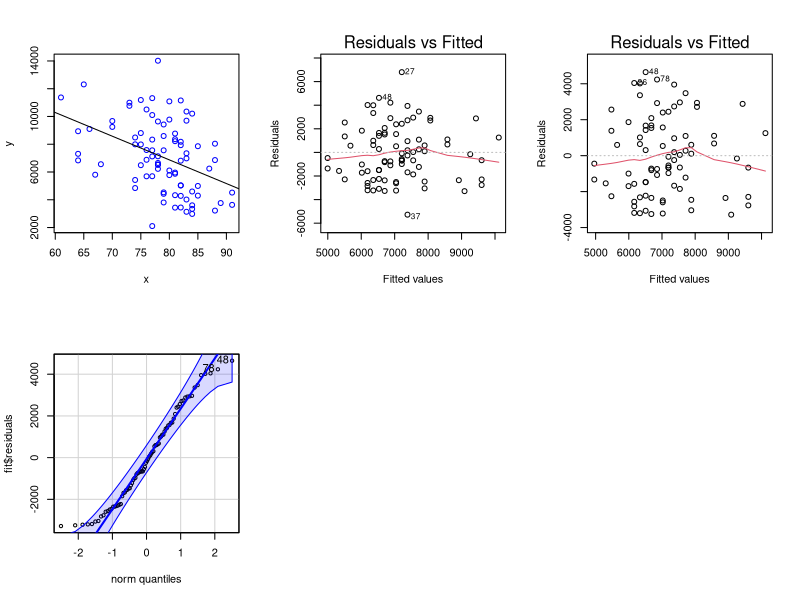

Write R code to recreate this figure.
### COMPLETE REGRESSION ON CRIMES ###

#read in data
crimes <- read.table('crimes.txt', header=T)

#swap x and y for visualization
dat <- data.frame(x=crimes[,2], y=crimes[,1])
dat

n <- nrow(dat)

attach(dat)

#get the fit for y (crimes) regressed on x
fit <- lm(y ~ x, data = dat)
summary(fit)

#plot data and regression line
par(mfrow=c(2,3))
plot(dat, col="blue")
abline(fit)


## Test regression model assumptions ##

#1: Test our assumption that the data is relatively linear
plot(fit, which=1)

#Diagnosis: looks pretty good, seems like linear fit is a good option here


#2: Test sigma^2. Is the variance of the errors constant?
#Can also see this in the residuals v. fitted plot
#plot(fit, which=1)

#Diagnosis: Though subjective, it looks like the variance of the errors is constant.
#For large and small values of y (lots of crime), there are not many data points so it is a bit
#difficult to tell. 

#Use bptest
library(lmtest)
bptest(fit) #H0: normality and independence of residuals

#pval = .9378, fail to reject, don't have enough evidence to say not variance is not constant

#3: Test independence of error terms
#Can also see with residuals v. fitted plot
#plot(fit, which=1)

#Diagnosis: There don't seem to be any trends up or down with errors, preserving our
#assumption of independence

#Use dwtest and bgtest
#before removing outliers
dwtest(fit) #H0: correlation is 0
bgtest(fit) #a bit more robust

#both tests are significant, suggesting there is correlation among the residuals
#and that they are not independant, contrary to my interpretation of the residuals plot

#4: Inspect outliers
#First plot reveals 27, 37 as outliers

#Look at 27
#MSE = 5,419,919
MSE <- mean(fit$residuals^2)
MSE
fit$residuals[27]^2 #46,284,412, much greater than MSE

#look at actual data
dat[27,]

#at x=78, regression line would predict (just by visual guess) about 7000-8000
#but y=14016 here

#can we throw this outlier away?
dat <- dat[-27,]

#Look at 36 (not 37 because we removed an outlier)
fit$residuals[37]^2 #27,860,561, much greater than MSE

#look at actual data
dat[36,]

#at x=77, model would predict a y near 7000-8000, but y=2105
#much less crime than expected

#can we throw this outlier away?
dat <- dat[-36,]

#fit and plot with outliers removed
fit <- lm(y~x, data=dat)
plot(fit, which=1)


#5: Are the error terms normally distributed?
library(car)
qqPlot(fit$residuals)

#Shapiro test for normality (H0: normally distributed)
shapiro.test(fit$residuals)

#even after removing 2 most severe outliers, still significant
#reject that the residuals are normally distributed


#CI and PI for the model
newdata <- data.frame(x=85)
predict(fit, newdata=newdata, interval="confidence")
predict(fit, newdata=newdata, interval="prediction")
